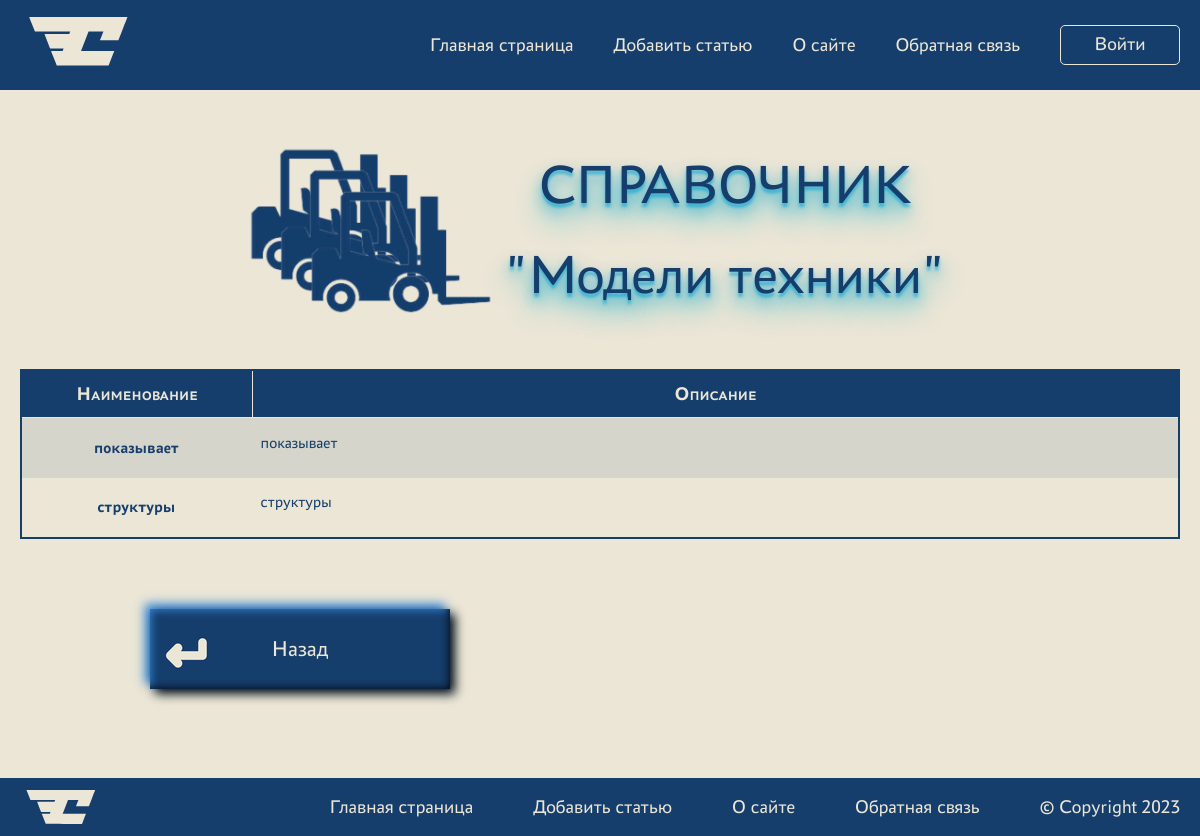
The page /directory_model_machines/ on the database as committed earlier.
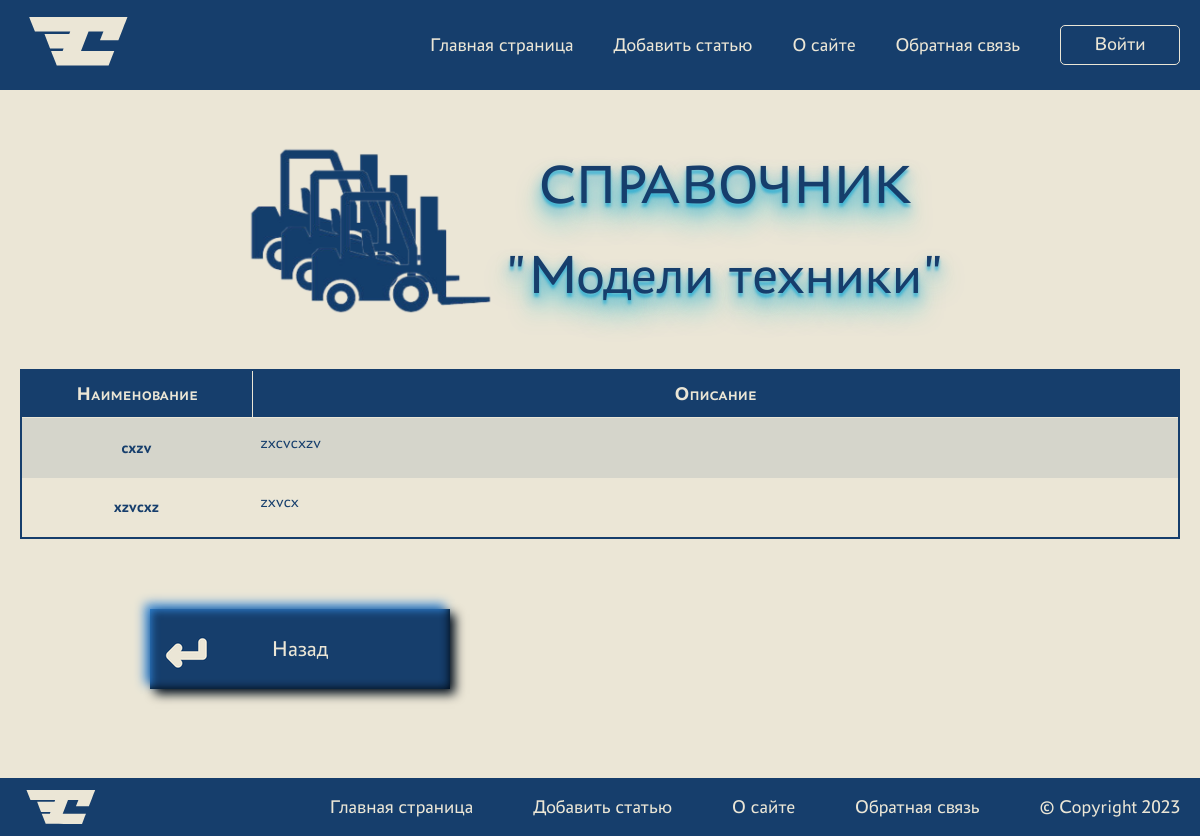
The same page on the database as committed later.
### crm_app/models.py (models this page shows, shortened)
class ModelMachine(models.Model):
    name = models.CharField(max_length=255, verbose_name='Модель')
    description = models.TextField(verbose_name='Описание')
    class Meta:
        verbose_name = 'Модель техники'
        verbose_name_plural = '_СПРАВОЧНИК_Модели техники'

### crm_app/views.py (the view)
# urls.py: path('directory_model_machines/', DirectoryModelMachineList.as_view(),
class DirectoryModelMachineList(DataMixin, ListView):
    queryset = ModelMachine.objects.order_by('name')
    template_name = 'crm_app/directoryModelMachineList.html'
    allow_empty = False
    def get_context_data(self, *, object_list=None, **kwargs):
        context = super().get_context_data(**kwargs)
        c_def = self.get_user_context(title='"Модели техники"')
        return dict(list(context.items()) + list(c_def.items()))

### crm_app/utilities.py (called while the page is built)
    def get_user_context(self, **kwargs):
        context = kwargs
        context['menu'] = menu
        context['machine_table_titles'] = machine_table_titles
        context['directories'] = directories
        return context

### crm_app/templates/crm_app/directoryModelMachineList.html (shortened to what this page needs)
{% extends 'crm_app/base.html' %} {% block content %}
<div class="container">
  <div class="directory-head">
    <div class="directory-head__image">
      <img src="../../static/crm_app/images/directories/machines.png" alt="" />
    </div>
    <div class="directory-head__title">СПРАВОЧНИК <br />{{ title }}</div>
  </div>
  <table class="directories">
    <thead>
      <tr class="directories__row">
        {% for d in directories %}
        <th class="directories__head">{{d}}</th>
        {% endfor %}
      </tr>
    </thead>
    <tbody>
      {% for object in object_list %}
      <tr class="directories__row">
        <td class="directories__col">{{object.name}}</td>
        {% autoescape off %}
        <td class="directories__col">{{object.description|linebreaks}}</td>
        {% endautoescape %}
      </tr>
      {% endfor %}
    </tbody>
  </table>
</div>
<div class="navigate-to">
  <div class="btn back">Назад</div>
</div>
{% endblock content %}

### crm_app/templates/crm_app/base.html (shortened to what this page needs)
<!DOCTYPE html>
<html lang="en">
  <head>
    {% load static %}
    <link
      type="text/css"
      rel="stylesheet"
      href="{% static 'crm_app/css/main_styles.css' %}"
    />
    <link
      type="text/css"
      rel="stylesheet"
      href="{% static 'members/css/styles.css' %}"
    />
  </head>
  <body>
    <div class="wrapper">
      <div class="header">
        <div class="header__top header__top--open">
          <div class="container">
            <div class="header__inner">
              <a class="header__logo" href="{% url 'about' %}">
              </a>
              <ul class="header__menu-list">
                {% block mainmenu %} {% for m in menu %}
                <li class="header__menu-item">
                  <a href="{% url m.url_name %}">{{m.title}}</a>
                </li>
                {% endfor %} {% if request.user.is_authenticated %}
                <li class="header__menu-user">{{ request.user }} |</li>
                <li class="header__menu-item">
                  <a href="{% url 'logout' %}">Выйти</a>
                </li>
                {% else %}
                <li class="header__menu-item">
                  <a href="{% url 'login' %}">Войти</a>
                </li>
                {% endif %} {% endblock mainmenu %}
              </ul>
            </div>
          </div>
        </div>
      </div>
      <main>{% block content %} {% endblock content %}</main>
      <div class="footer">
        <div class="container">
          <div class="footer__inner">
            <a class="footer__logo" href="{% url 'about' %}">
            </a>
            <ul class="footer__menu-list">
              {% for m in menu %}
              <li class="footer__menu-item">
                <a href="{% url m.url_name %}">{{m.title}}</a>
              </li>
              {% endfor %}
              <li class="footer__menu-item">© Copyright 2023</li>
            </ul>
          </div>
        </div>
      </div>
    </div>
  </body>
</html>

Rows that differ between the two databases and show on the page:
removed ModelMachine: name "показывает", description "показывает"
removed ModelMachine: name "структуры", description "структуры"
added ModelMachine: name "cxzv", description "zxcvcxzv"
added ModelMachine: name "xzvcxz", description "zxvcx"
